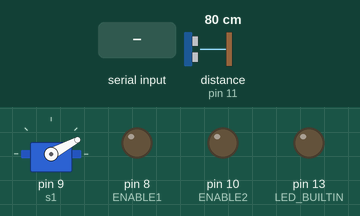
Simulated run of this sketch. Board: Arduino Mega 2560, built with avr-gcc and run on an emulated ATmega2560. Parts: servo, output pins drawn as LEDs (lit = HIGH). Wiring (inferred from the names in the program): ultrasonic range finder: trigger pin 12; echo pin 11. The inputs (shaded band) are chosen by the test bench; at power-on: distance to the obstacle (sensor on pin 11) 80 cm. The echo pulse lasts 58.3 µs per cm; pins used as bus, display or sensor lines are not drawn.

Above: at 1.28 s.
1.3 s: distance to the obstacle (sensor on pin 11) set to 2 cm
4.3 s: "w" received over the second serial link
At 5.31 s:
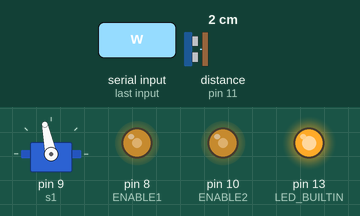
7.3 s: "n" received over the second serial link
At 8.31 s:
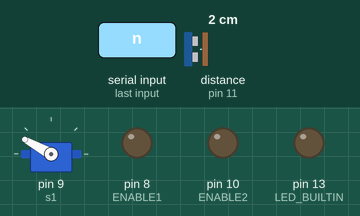
10.3 s: "d" received over the second serial link
At 11.32 s:
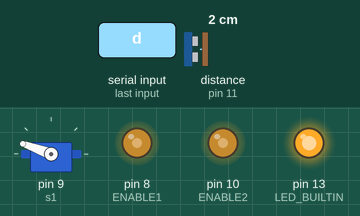
13.3 s: "s" received over the second serial link
16.3 s: "n" received over the second serial link
At 17.33 s:
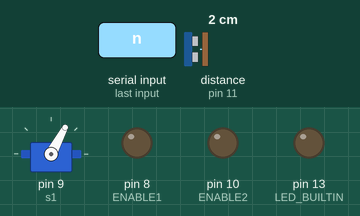
Timing chart, 0 to 26.3 s (numbered marks = the images above; inputs shaded):
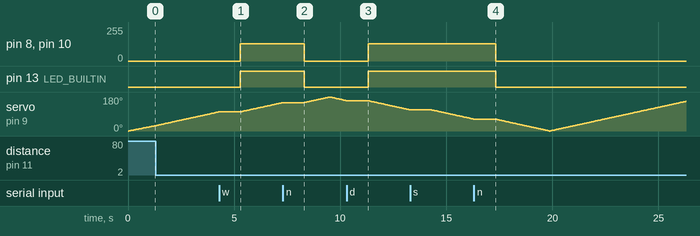

The sketch:

Sonar_Alarm.ino
```cpp
#include <Servo.h>

#define ENABLE1 8
#define ENABLE2 10
#define DIRA1 24
#define DIRB1 25
#define DIRA2 26
#define DIRB2 27

const int trigPin=12;
const int echoPin=11;
long  duration;
int distance;
Servo s1;

void setup() {
  Serial1.begin(9600);
  pinMode(trigPin,OUTPUT);
  pinMode(echoPin,INPUT);
  s1.attach(9);
  pinMode(LED_BUILTIN, OUTPUT);
}

void  loop(){
    for(int i=0;i<180;i=i+1){
        s1.write(i);
        delay(30);
        distance = calDist();
        Serial1.print(i);
        Serial1.print(",");
        Serial1.print(distance);
        Serial1.print(".");
          delay(10);
        run();
     }
    for(int i=180;i>0;i=i-1){
        s1.write(i);
        delay(30);
        distance = calDist();
        Serial1.print(i);
        Serial1.print(",");
        Serial1.print(distance);
        Serial1.print(".");
          delay(10);
      run();
    }
}

    int calDist(){
       digitalWrite(trigPin, LOW);
       delayMicroseconds(2);
       digitalWrite(trigPin, HIGH);
       delayMicroseconds(10);
       digitalWrite(trigPin,  LOW);
       duration = pulseIn(echoPin, HIGH, 30000); // 30ms timeout
       distance= duration*0.034/2;
       return distance;
}
```

Alarm.ino
```cpp
unsigned long lastCheckTime = 0;
const unsigned long checkInterval = 100; // Check every 100ms
int speed= 128;

void run() {
  unsigned long currentTime = millis();
  if (currentTime - lastCheckTime >= checkInterval) {
    lastCheckTime = currentTime;

    if (Serial1.available()) {
      String mo = Serial1.readString();
      char mov = mo.charAt(0);
      switch(mov) {
        case 'n': stopMove(); digitalWrite(LED_BUILTIN, LOW); break;
        case 'w': forward(); digitalWrite(LED_BUILTIN, HIGH); break;
        case 'd': right(); digitalWrite(LED_BUILTIN, HIGH); break;
        case 's': back(); digitalWrite(LED_BUILTIN, HIGH); break;
        case 'a': left(); digitalWrite(LED_BUILTIN, HIGH); break;
      }
    }
  }
}
void stopMove(){
  digitalWrite(ENABLE1, LOW);
  digitalWrite(ENABLE2, LOW);
  digitalWrite(DIRA1, LOW);
  digitalWrite(DIRB1, LOW);
  digitalWrite(DIRA2, LOW);
  digitalWrite(DIRB2, LOW);
}

void forward(){
  analogWrite(ENABLE1, speed);
  analogWrite(ENABLE2, speed);
  digitalWrite(DIRA1, HIGH);
  digitalWrite(DIRA2, HIGH);
  digitalWrite(DIRB1, LOW);
  digitalWrite(DIRB2, LOW);
}

void right(){
  analogWrite(ENABLE1, speed);
  analogWrite(ENABLE2, speed);
  digitalWrite(DIRA1, HIGH);
  digitalWrite(DIRA2, LOW);
  digitalWrite(DIRB1, LOW);
  digitalWrite(DIRB2, HIGH);
}
void left(){
  analogWrite(ENABLE1, speed);
  analogWrite(ENABLE2, speed);
  digitalWrite(DIRA1, LOW);
  digitalWrite(DIRA2, HIGH);
  digitalWrite(DIRB1, HIGH);
  digitalWrite(DIRB2, LOW);
}
void back(){
  analogWrite(ENABLE1, speed);
  analogWrite(ENABLE2, speed);
  digitalWrite(DIRA1, LOW);
  digitalWrite(DIRA2, LOW);
  digitalWrite(DIRB1, HIGH);
  digitalWrite(DIRB2, HIGH);
}
```

Measured:
- after the input at 4.3 s, pin 8 (ENABLE1), pin 10 (ENABLE2): 0/255 → 128/255 after 1.0 s; pin 13 (LED_BUILTIN): LOW → HIGH after 1.0 s
- after the input at 7.3 s, pin 8 (ENABLE1), pin 10 (ENABLE2): 128/255 → 0/255 after 1.0 s; pin 13 (LED_BUILTIN): HIGH → LOW after 1.0 s
- after the input at 10.3 s, pin 8 (ENABLE1), pin 10 (ENABLE2): 0/255 → 128/255 after 1.0 s; pin 13 (LED_BUILTIN): LOW → HIGH after 1.0 s
- after the input at 16.3 s, pin 8 (ENABLE1), pin 10 (ENABLE2): 128/255 → 0/255 after 1.0 s; pin 13 (LED_BUILTIN): HIGH → LOW after 1.0 s
